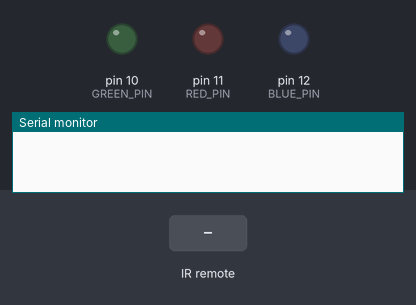
The sketch below on a simulated Arduino Uno, built with avr-gcc and run on an emulated ATmega328P. Shown: output pins drawn as LEDs (lit = HIGH), the last lines printed to the serial monitor. The test bench sets the inputs (shaded band).

Above: at 1.2 s.
1.3 s: infrared code 0xF609FF00 received
At 1.4 s:
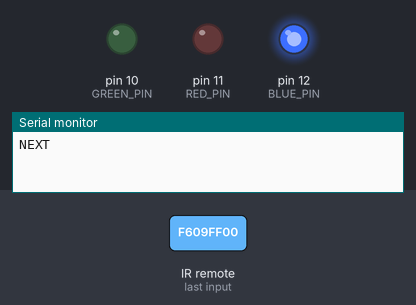
3.0 s: infrared code 0xBF40FF00 received
At 3.4 s:
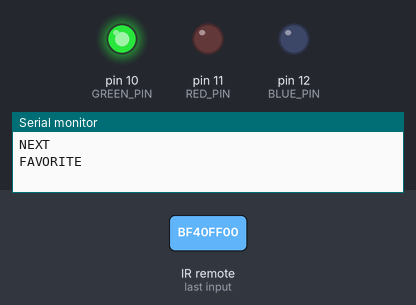
5.0 s: infrared code 0xE619FF00 received
At 5.4 s:
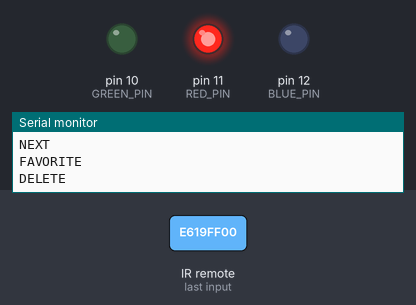
Timing chart, 0 to 8.0 s (numbered marks = the images above; inputs shaded):
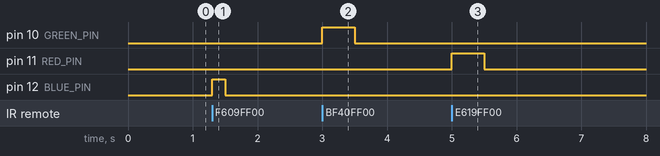

Measured:
- after the input at 1.3 s, pin 12 (BLUE_PIN): LOW → HIGH at once, → LOW 0.20 s later
- after the input at 3.0 s, pin 10 (GREEN_PIN): LOW → HIGH at once, → LOW 0.50 s later
- after the input at 5.0 s, pin 11 (RED_PIN): LOW → HIGH at once, → LOW 0.50 s later

The sketch:

IRLED.ino
```cpp
#include <IRremote.hpp>

// Pin definitions
#define IR_RECEIVE_PIN 2
#define GREEN_PIN 10
#define RED_PIN 11
#define BLUE_PIN 12

// Define button codes
#define BUTTON_FORWARD 0xF609FF00  // Replace with your "Forward" button code
#define BUTTON_BACK 0xF807FF00     // Replace with your "Back" button code
#define BUTTON_PLUS 0xBF40FF00     // Replace with your "+" button code
#define BUTTON_MINUS 0xE619FF00    // Replace with your "-" button code
#define BUTTON_ENTER 0xEA15FF00
#define BUTTON_POWER 0xBA45FF00

void setup() {
  IrReceiver.begin(IR_RECEIVE_PIN, ENABLE_LED_FEEDBACK); // Start IR receiver with LED feedback
  pinMode(RED_PIN, OUTPUT);
  pinMode(GREEN_PIN, OUTPUT);
  pinMode(BLUE_PIN, OUTPUT);

  Serial.begin(9600); // // Establish serial communication
}

void loop() {
  if (IrReceiver.decode()) {
    unsigned long code = IrReceiver.decodedIRData.decodedRawData; // Get raw button code
    if (code == BUTTON_FORWARD) {
      Serial.println("NEXT");
      activateLED(BLUE_PIN);
    } else if (code == BUTTON_BACK) {
      Serial.println("PREVIOUS");
      activateLED(BLUE_PIN);
    } else if (code == BUTTON_PLUS) {
      Serial.println("FAVORITE");
      activateLED(GREEN_PIN);
    } else if (code == BUTTON_MINUS) {
      Serial.println("DELETE");
      activateLED(RED_PIN);
    } else if (code == BUTTON_ENTER) {
      Serial.println("ENTER");
    } else if (code == BUTTON_POWER) {
      Serial.println("POWER");
    }

    IrReceiver.resume(); // Enable receiving of the next value
  }
}

// Function to activate an LED for 1 second
void activateLED(int pin) {
  digitalWrite(pin, HIGH);
  if (pin == BLUE_PIN) {
    delay(200);
  } else {
    delay(500);
  }
  digitalWrite(pin, LOW);
}
```
